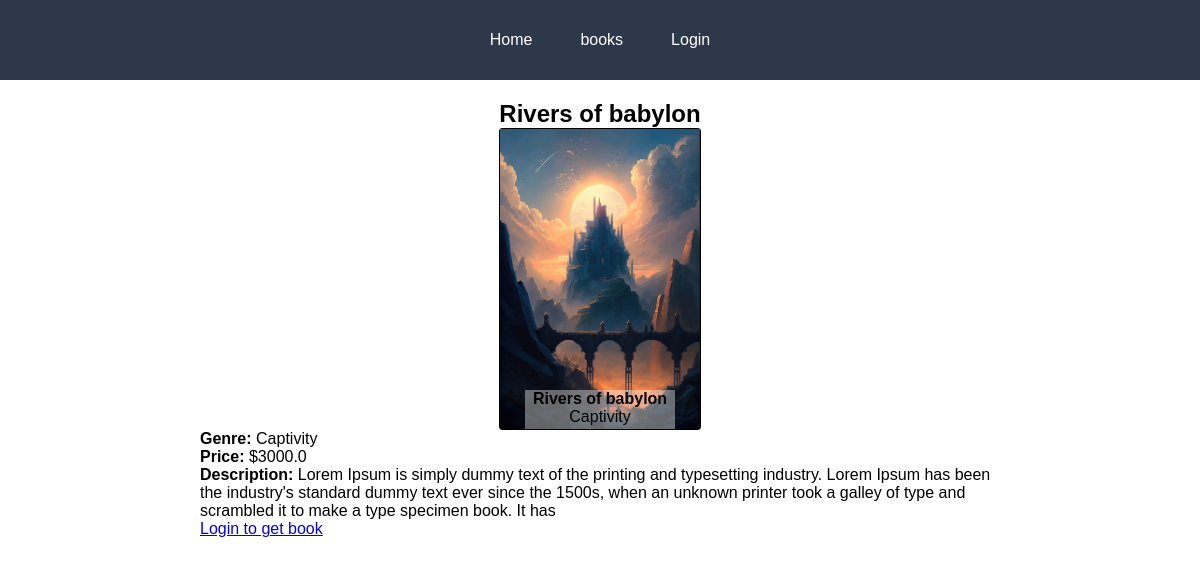
Screenshot of /book/1 with the database file from the repository.
### models.py (models this page shows)
class Book(db.Model):
    __tablename__ = 'book'
    id = db.Column(db.Integer, primary_key=True)
    name = db.Column(db.String(100), nullable=False)
    genre = db.Column(db.String(50), nullable=False)
    filename = db.Column(db.String(100), nullable=False)
    filepath = db.Column(db.String(200), nullable=False)
    description = db.Column(db.Text, nullable=False)
    price = db.Column(db.Float, nullable=False)
    user_id = db.Column(db.Integer, db.ForeignKey('user.id'), nullable=False)

### routes.py (the view)
    @app.route('/book/<int:book_id>')
    def book_detail(book_id):
            book = Book.query.get_or_404(book_id)
            if 'user_id' in session:
                user_id = session['user_id']
            else:
                 user_id = None
            return render_template('book_detail.html', book=book, user_id = user_id )

### templates/book_detail.html (shortened to what this page needs)
{%extends 'base.html'%}
{%block content%}
<div class="detail">
        <h2>{{ book.name }}</h2>
        <div  class="book">
            <img src= "{{ url_for('uploaded_file', filename=book.filename) }}" alt="cover img">
            <div class="book-text">
                <h4>{{ book.name }}</h4>
                <p class="genre">{{book.genre}}</p>
            </div>
        </div>
        <div class="description">
            <p><strong>Genre:</strong> {{ book.genre }}</p>
            <p><strong>Price:</strong> ${{ book.price }}</p>
            <p><strong>Description:</strong> {{ book.description }}</p>
        </div>
        <div class="links">
            {% if user_id%}
            <a href="{{ url_for('buy_form', id=book.id) }}">Buy Now</a>
            {%else%}
            <a href="{{ url_for('login') }}">Login to get book</a>
            {%endif%}
        </div>
</div>
{%endblock%}

### static/styles/styles.css (style rules this page uses)
* { margin: 0; box-sizing: 0; padding: 0; font-family: sans-serif; }
.book { position: relative; width: 200px; border-radius: 3px; border: 1px solid black; }
.book img { width: 200px; height: 100%; object-fit: cover; }
.book-text { position: absolute; bottom: 0; left: 50%; margin-left: -75px; width: 150px; padding-bottom: 3px; color: black; background-color: rgba(255, 255, 255, 0.386); cursor: pointer; text-decoration: none; }
.book h4, .book .genre { text-align: center; }
.detail { padding: 20px 200px; display: flex; flex-direction: column; justify-content: center; }
.detail p { text-align: left; }
.detail .book { margin: 0px auto; }
.detail h2 { text-align: center; }

### rows the page displays
Book: name "Rivers of babylon", filename (picture), genre "Captivity", price "3000.0", description "Lorem Ipsum is simply dummy text of the printing and typesetting industry. Lorem Ipsum has been the industry's standard dummy text ever since the 1500s, when an unknown printer took a galley of type and scrambled it to make a type specimen book. It has"
